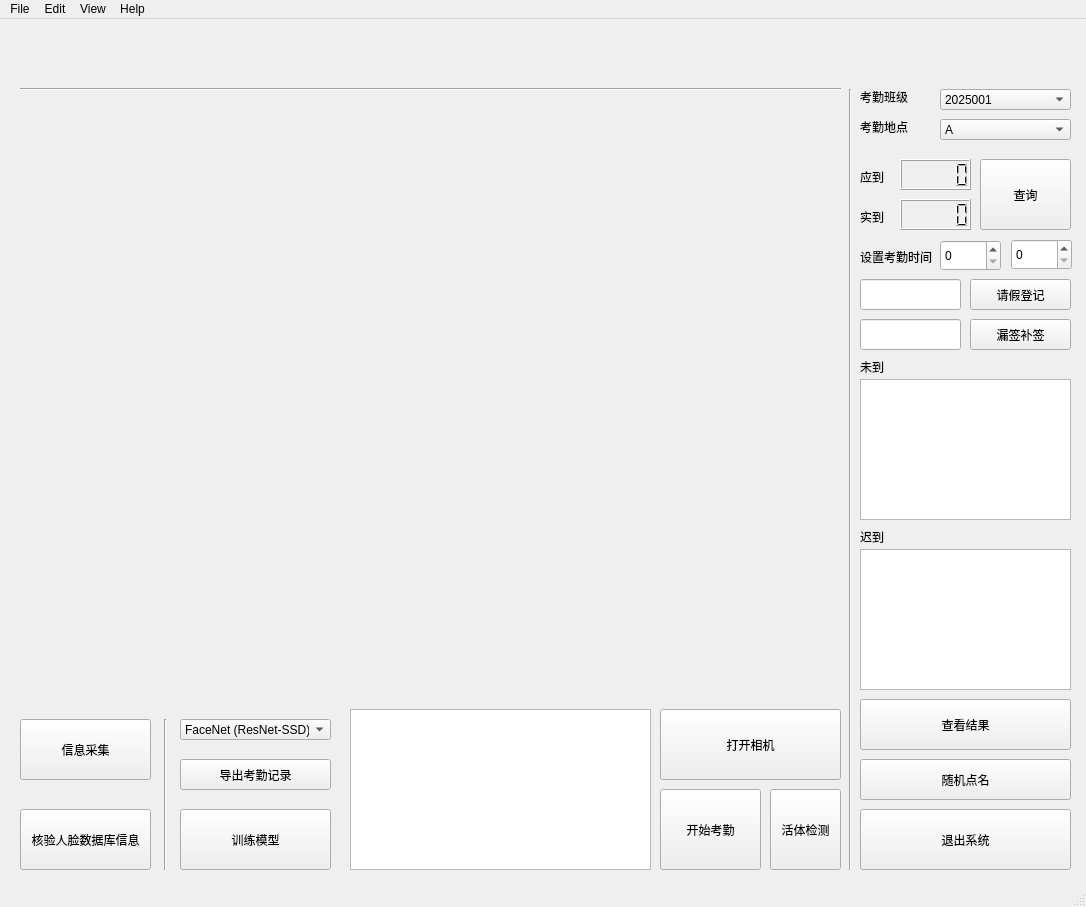
<?xml version="1.0" encoding="UTF-8"?>
<ui version="4.0">
 <class>MainWindow</class>
 <widget class="QMainWindow" name="MainWindow">
  <property name="geometry">
   <rect>
    <x>0</x>
    <y>0</y>
    <width>1086</width>
    <height>907</height>
   </rect>
  </property>
  <property name="windowTitle">
   <string>MainWindow</string>
  </property>
  <widget class="QWidget" name="centralwidget">
   <widget class="QLabel" name="label_camera">
    <property name="geometry">
     <rect>
      <x>30</x>
      <y>80</y>
      <width>700</width>
      <height>600</height>
     </rect>
    </property>
    <property name="text">
     <string/>
    </property>
   </widget>
   <widget class="QLabel" name="label_time">
    <property name="geometry">
     <rect>
      <x>850</x>
      <y>20</y>
      <width>231</width>
      <height>30</height>
     </rect>
    </property>
    <property name="text">
     <string/>
    </property>
   </widget>
   <widget class="QPushButton" name="bt_random_check">
    <property name="geometry">
     <rect>
      <x>860</x>
      <y>740</y>
      <width>211</width>
      <height>41</height>
     </rect>
    </property>
    <property name="text">
     <string>随机点名</string>
    </property>
   </widget>
   <widget class="QPushButton" name="bt_supplement">
    <property name="geometry">
     <rect>
      <x>970</x>
      <y>300</y>
      <width>101</width>
      <height>31</height>
     </rect>
    </property>
    <property name="text">
     <string>漏签补签</string>
    </property>
   </widget>
   <widget class="QTableView" name="tableView_late">
    <property name="geometry">
     <rect>
      <x>860</x>
      <y>360</y>
      <width>211</width>
      <height>141</height>
     </rect>
    </property>
   </widget>
   <widget class="QLabel" name="label_location">
    <property name="geometry">
     <rect>
      <x>860</x>
      <y>100</y>
      <width>61</width>
      <height>16</height>
     </rect>
    </property>
    <property name="text">
     <string>考勤地点</string>
    </property>
   </widget>
   <widget class="Line" name="line_1">
    <property name="geometry">
     <rect>
      <x>150</x>
      <y>700</y>
      <width>31</width>
      <height>151</height>
     </rect>
    </property>
    <property name="orientation">
     <enum>Qt::Vertical</enum>
    </property>
   </widget>
   <widget class="QLineEdit" name="lineEdit_supplement">
    <property name="geometry">
     <rect>
      <x>860</x>
      <y>300</y>
      <width>101</width>
      <height>31</height>
     </rect>
    </property>
   </widget>
   <widget class="QTextBrowser" name="textBrowser_log">
    <property name="geometry">
     <rect>
      <x>350</x>
      <y>690</y>
      <width>301</width>
      <height>161</height>
     </rect>
    </property>
   </widget>
   <widget class="QPushButton" name="bt_blinks">
    <property name="geometry">
     <rect>
      <x>770</x>
      <y>770</y>
      <width>71</width>
      <height>81</height>
     </rect>
    </property>
    <property name="text">
     <string>活体检测</string>
    </property>
   </widget>
   <widget class="QPushButton" name="bt_start_check">
    <property name="geometry">
     <rect>
      <x>660</x>
      <y>770</y>
      <width>101</width>
      <height>81</height>
     </rect>
    </property>
    <property name="text">
     <string>开始考勤</string>
    </property>
   </widget>
   <widget class="QComboBox" name="comboBox_location_2">
    <property name="geometry">
     <rect>
      <x>180</x>
      <y>700</y>
      <width>151</width>
      <height>21</height>
     </rect>
    </property>
    <item>
     <property name="text">
      <string>FaceNet (ResNet-SSD)</string>
     </property>
    </item>
    <item>
     <property name="text">
      <string>FaceNet (MTCNN)</string>
     </property>
    </item>
    <item>
     <property name="text">
      <string>RetinaFace</string>
     </property>
    </item>
    <item>
     <property name="text">
      <string>ArcFace</string>
     </property>
    </item>
    <item>
     <property name="text">
      <string>CenterFace</string>
     </property>
    </item>
    <item>
     <property name="text">
      <string>DBFace</string>
     </property>
    </item>
    <item>
     <property name="text">
      <string>FaceBoxes</string>
     </property>
    </item>
    <item>
     <property name="text">
      <string>S3FD</string>
     </property>
    </item>
   </widget>
   <widget class="QPushButton" name="bt_generator">
    <property name="geometry">
     <rect>
      <x>180</x>
      <y>790</y>
      <width>151</width>
      <height>61</height>
     </rect>
    </property>
    <property name="text">
     <string>训练模型</string>
    </property>
   </widget>
   <widget class="QTableView" name="tableView_escape">
    <property name="geometry">
     <rect>
      <x>860</x>
      <y>530</y>
      <width>211</width>
      <height>141</height>
     </rect>
    </property>
   </widget>
   <widget class="QPushButton" name="bt_export">
    <property name="geometry">
     <rect>
      <x>180</x>
      <y>740</y>
      <width>151</width>
      <height>31</height>
     </rect>
    </property>
    <property name="text">
     <string>导出考勤记录</string>
    </property>
   </widget>
   <widget class="QPushButton" name="bt_view">
    <property name="geometry">
     <rect>
      <x>860</x>
      <y>680</y>
      <width>211</width>
      <height>51</height>
     </rect>
    </property>
    <property name="text">
     <string>查看结果</string>
    </property>
   </widget>
   <widget class="QLabel" name="label_lcdName2">
    <property name="geometry">
     <rect>
      <x>860</x>
      <y>190</y>
      <width>31</width>
      <height>16</height>
     </rect>
    </property>
    <property name="text">
     <string>实到</string>
    </property>
   </widget>
   <widget class="QLabel" name="label_class">
    <property name="geometry">
     <rect>
      <x>860</x>
      <y>70</y>
      <width>51</width>
      <height>16</height>
     </rect>
    </property>
    <property name="text">
     <string>考勤班级</string>
    </property>
   </widget>
   <widget class="QSpinBox" name="spinBox_time_hour">
    <property name="geometry">
     <rect>
      <x>940</x>
      <y>221</y>
      <width>61</width>
      <height>31</height>
     </rect>
    </property>
   </widget>
   <widget class="QLCDNumber" name="lcd_1">
    <property name="geometry">
     <rect>
      <x>900</x>
      <y>140</y>
      <width>71</width>
      <height>31</height>
     </rect>
    </property>
   </widget>
   <widget class="QPushButton" name="bt_check_variation">
    <property name="geometry">
     <rect>
      <x>20</x>
      <y>790</y>
      <width>131</width>
      <height>61</height>
     </rect>
    </property>
    <property name="text">
     <string>核验人脸数据库信息</string>
    </property>
   </widget>
   <widget class="QLabel" name="label_listName2">
    <property name="geometry">
     <rect>
      <x>860</x>
      <y>510</y>
      <width>41</width>
      <height>16</height>
     </rect>
    </property>
    <property name="text">
     <string>迟到</string>
    </property>
   </widget>
   <widget class="QLCDNumber" name="lcd_2">
    <property name="geometry">
     <rect>
      <x>900</x>
      <y>180</y>
      <width>71</width>
      <height>31</height>
     </rect>
    </property>
   </widget>
   <widget class="QPushButton" name="bt_open_camera">
    <property name="geometry">
     <rect>
      <x>660</x>
      <y>690</y>
      <width>181</width>
      <height>71</height>
     </rect>
    </property>
    <property name="text">
     <string>打开相机</string>
    </property>
   </widget>
   <widget class="QLabel" name="label_title">
    <property name="geometry">
     <rect>
      <x>360</x>
      <y>20</y>
      <width>400</width>
      <height>40</height>
     </rect>
    </property>
    <property name="text">
     <string/>
    </property>
   </widget>
   <widget class="QLabel" name="label_logo">
    <property name="geometry">
     <rect>
      <x>30</x>
      <y>70</y>
      <width>800</width>
      <height>600</height>
     </rect>
    </property>
    <property name="minimumSize">
     <size>
      <width>800</width>
      <height>600</height>
     </size>
    </property>
    <property name="maximumSize">
     <size>
      <width>800</width>
      <height>600</height>
     </size>
    </property>
    <property name="text">
     <string/>
    </property>
   </widget>
   <widget class="QPushButton" name="bt_leave">
    <property name="geometry">
     <rect>
      <x>970</x>
      <y>260</y>
      <width>101</width>
      <height>31</height>
     </rect>
    </property>
    <property name="text">
     <string>请假登记</string>
    </property>
   </widget>
   <widget class="QPushButton" name="bt_check">
    <property name="geometry">
     <rect>
      <x>980</x>
      <y>140</y>
      <width>91</width>
      <height>71</height>
     </rect>
    </property>
    <property name="text">
     <string>查询</string>
    </property>
   </widget>
   <widget class="QLabel" name="label_location_2">
    <property name="geometry">
     <rect>
      <x>860</x>
      <y>230</y>
      <width>81</width>
      <height>16</height>
     </rect>
    </property>
    <property name="text">
     <string>设置考勤时间</string>
    </property>
   </widget>
   <widget class="QPushButton" name="bt_exit">
    <property name="geometry">
     <rect>
      <x>860</x>
      <y>790</y>
      <width>211</width>
      <height>61</height>
     </rect>
    </property>
    <property name="text">
     <string>退出系统</string>
    </property>
   </widget>
   <widget class="Line" name="line_4">
    <property name="geometry">
     <rect>
      <x>20</x>
      <y>60</y>
      <width>821</width>
      <height>21</height>
     </rect>
    </property>
    <property name="orientation">
     <enum>Qt::Horizontal</enum>
    </property>
   </widget>
   <widget class="QComboBox" name="comboBox_class">
    <property name="geometry">
     <rect>
      <x>940</x>
      <y>70</y>
      <width>131</width>
      <height>21</height>
     </rect>
    </property>
    <property name="currentText">
     <string>2025001</string>
    </property>
    <item>
     <property name="text">
      <string>2025001</string>
     </property>
    </item>
    <item>
     <property name="text">
      <string>2025002</string>
     </property>
    </item>
   </widget>
   <widget class="QLineEdit" name="lineEdit_leave">
    <property name="geometry">
     <rect>
      <x>860</x>
      <y>260</y>
      <width>101</width>
      <height>31</height>
     </rect>
    </property>
   </widget>
   <widget class="QLabel" name="label_listName1">
    <property name="geometry">
     <rect>
      <x>860</x>
      <y>340</y>
      <width>31</width>
      <height>16</height>
     </rect>
    </property>
    <property name="text">
     <string>未到</string>
    </property>
   </widget>
   <widget class="QPushButton" name="bt_gathering">
    <property name="geometry">
     <rect>
      <x>20</x>
      <y>700</y>
      <width>131</width>
      <height>61</height>
     </rect>
    </property>
    <property name="text">
     <string>信息采集</string>
    </property>
   </widget>
   <widget class="QLabel" name="label_lcdName1">
    <property name="geometry">
     <rect>
      <x>860</x>
      <y>150</y>
      <width>31</width>
      <height>16</height>
     </rect>
    </property>
    <property name="text">
     <string>应到</string>
    </property>
   </widget>
   <widget class="Line" name="line_2">
    <property name="geometry">
     <rect>
      <x>840</x>
      <y>70</y>
      <width>20</width>
      <height>781</height>
     </rect>
    </property>
    <property name="orientation">
     <enum>Qt::Vertical</enum>
    </property>
   </widget>
   <widget class="QSpinBox" name="spinBox_time_minute">
    <property name="geometry">
     <rect>
      <x>1011</x>
      <y>220</y>
      <width>61</width>
      <height>31</height>
     </rect>
    </property>
   </widget>
   <widget class="QComboBox" name="comboBox_location">
    <property name="geometry">
     <rect>
      <x>940</x>
      <y>100</y>
      <width>131</width>
      <height>21</height>
     </rect>
    </property>
    <item>
     <property name="text">
      <string>A</string>
     </property>
    </item>
    <item>
     <property name="text">
      <string>B</string>
     </property>
    </item>
    <item>
     <property name="text">
      <string>C</string>
     </property>
    </item>
    <item>
     <property name="text">
      <string>D</string>
     </property>
    </item>
    <item>
     <property name="text">
      <string>E</string>
     </property>
    </item>
   </widget>
  </widget>
  <widget class="QMenuBar" name="menubar">
   <property name="geometry">
    <rect>
     <x>0</x>
     <y>0</y>
     <width>1086</width>
     <height>22</height>
    </rect>
   </property>
   <widget class="QMenu" name="menuFile">
    <property name="title">
     <string>File</string>
    </property>
    <addaction name="actionOpen"/>
    <addaction name="actionSetting"/>
    <addaction name="actionExport"/>
   </widget>
   <widget class="QMenu" name="menuEdit">
    <property name="title">
     <string>Edit</string>
    </property>
   </widget>
   <widget class="QMenu" name="menuView">
    <property name="title">
     <string>View</string>
    </property>
   </widget>
   <widget class="QMenu" name="menuHelp">
    <property name="title">
     <string>Help</string>
    </property>
    <addaction name="actionAbout"/>
   </widget>
   <addaction name="menuFile"/>
   <addaction name="menuEdit"/>
   <addaction name="menuView"/>
   <addaction name="menuHelp"/>
  </widget>
  <widget class="QStatusBar" name="statusbar"/>
  <action name="actionAbout">
   <property name="text">
    <string>About</string>
   </property>
   <property name="whatsThis">
    <string>Author: datamonday</string>
   </property>
  </action>
  <action name="actionOpen">
   <property name="text">
    <string>Open</string>
   </property>
  </action>
  <action name="actionSetting">
   <property name="text">
    <string>Setting</string>
   </property>
  </action>
  <action name="actionExport">
   <property name="text">
    <string>Export</string>
   </property>
  </action>
 </widget>
 <resources/>
 <connections/>
</ui>
